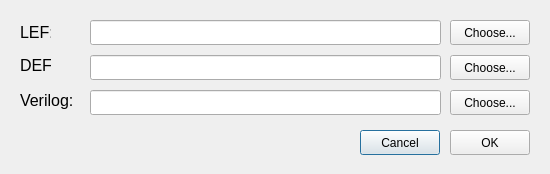
<?xml version="1.0" encoding="UTF-8"?>
<ui version="4.0">
 <class>DialogICCAD2015</class>
 <widget class="QDialog" name="DialogICCAD2015">
  <property name="geometry">
   <rect>
    <x>0</x>
    <y>0</y>
    <width>550</width>
    <height>174</height>
   </rect>
  </property>
  <property name="windowTitle">
   <string>Dialog</string>
  </property>
  <widget class="QPushButton" name="cancelButton">
   <property name="geometry">
    <rect>
     <x>360</x>
     <y>130</y>
     <width>80</width>
     <height>25</height>
    </rect>
   </property>
   <property name="text">
    <string>Cancel</string>
   </property>
  </widget>
  <widget class="QLabel" name="def">
   <property name="geometry">
    <rect>
     <x>20</x>
     <y>55</y>
     <width>31</width>
     <height>21</height>
    </rect>
   </property>
   <property name="text">
    <string>&lt;html&gt;&lt;head/&gt;&lt;body&gt;&lt;p&gt;&lt;span style=&quot; font-size:12pt;&quot;&gt;DEF:&lt;/span&gt;&lt;/p&gt;&lt;/body&gt;&lt;/html&gt;</string>
   </property>
  </widget>
  <widget class="QLineEdit" name="defLine">
   <property name="geometry">
    <rect>
     <x>90</x>
     <y>55</y>
     <width>351</width>
     <height>25</height>
    </rect>
   </property>
  </widget>
  <widget class="QPushButton" name="chooseDef">
   <property name="geometry">
    <rect>
     <x>450</x>
     <y>55</y>
     <width>80</width>
     <height>25</height>
    </rect>
   </property>
   <property name="text">
    <string>Choose...</string>
   </property>
  </widget>
  <widget class="QLabel" name="erro">
   <property name="geometry">
    <rect>
     <x>20</x>
     <y>130</y>
     <width>321</width>
     <height>21</height>
    </rect>
   </property>
   <property name="text">
    <string>&lt;html&gt;&lt;head/&gt;&lt;body&gt;&lt;p&gt;&lt;span style=&quot; color:#cc0000;&quot;&gt;&lt;br/&gt;&lt;/span&gt;&lt;/p&gt;&lt;/body&gt;&lt;/html&gt;</string>
   </property>
  </widget>
  <widget class="QLineEdit" name="lefLine">
   <property name="geometry">
    <rect>
     <x>90</x>
     <y>20</y>
     <width>351</width>
     <height>25</height>
    </rect>
   </property>
  </widget>
  <widget class="QPushButton" name="chooseVerilog">
   <property name="geometry">
    <rect>
     <x>450</x>
     <y>90</y>
     <width>80</width>
     <height>25</height>
    </rect>
   </property>
   <property name="text">
    <string>Choose...</string>
   </property>
  </widget>
  <widget class="QLabel" name="lef">
   <property name="geometry">
    <rect>
     <x>20</x>
     <y>18</y>
     <width>31</width>
     <height>30</height>
    </rect>
   </property>
   <property name="text">
    <string>&lt;html&gt;&lt;head/&gt;&lt;body&gt;&lt;p&gt;&lt;span style=&quot; font-size:12pt;&quot;&gt;LEF:&lt;/span&gt;&lt;/p&gt;&lt;/body&gt;&lt;/html&gt;</string>
   </property>
  </widget>
  <widget class="QLineEdit" name="verilogLine">
   <property name="geometry">
    <rect>
     <x>90</x>
     <y>90</y>
     <width>351</width>
     <height>25</height>
    </rect>
   </property>
  </widget>
  <widget class="QLabel" name="verilog">
   <property name="geometry">
    <rect>
     <x>20</x>
     <y>90</y>
     <width>61</width>
     <height>21</height>
    </rect>
   </property>
   <property name="text">
    <string>&lt;html&gt;&lt;head/&gt;&lt;body&gt;&lt;p&gt;&lt;span style=&quot; font-size:12pt;&quot;&gt;Verilog:&lt;/span&gt;&lt;/p&gt;&lt;/body&gt;&lt;/html&gt;</string>
   </property>
  </widget>
  <widget class="QPushButton" name="chooseLef">
   <property name="geometry">
    <rect>
     <x>450</x>
     <y>20</y>
     <width>80</width>
     <height>25</height>
    </rect>
   </property>
   <property name="text">
    <string>Choose...</string>
   </property>
  </widget>
  <widget class="QPushButton" name="okButton">
   <property name="geometry">
    <rect>
     <x>450</x>
     <y>130</y>
     <width>80</width>
     <height>25</height>
    </rect>
   </property>
   <property name="text">
    <string>OK</string>
   </property>
  </widget>
 </widget>
 <resources/>
 <connections/>
</ui>
